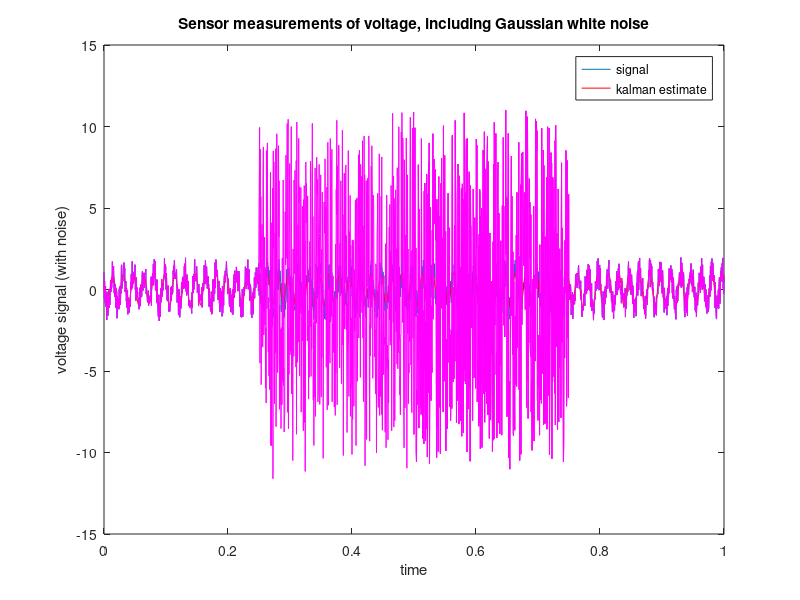

This chart was generated by the following MATLAB code:
%% Parameters to set

% sampling frequency
samplingFreq = 2; %kilohertz -> sample 1,000 times per second

% stop time (decide when to end the simulation)
stopTime = 1; %seconds

% wave frequency
freq = 60; %hertz

% wave amplitude
amplitude = 1; %volts % TODO do I need to calculate the A* and Ao?  Unsure what they are
% VERIFIED amplitude is okay, all it does is change the height (duh)
% doesn't change anything about the freq of the sine wave
% SO probably not a huge deal

% phase
phase = 1; % TODO they didn't provide this in the experimental setup...just assume it is 1? 0?

% random noise attack?
randNoiseAttack = true;

%% Calculate timesteps

% convert freq to use seconds
samplingFreq = samplingFreq*1000;

% timestep size
dt = 1/samplingFreq;

% generate all timesteps for the sim aka when each sampling event will
% occur
t = (0:dt:stopTime);

%% Generate measurements

% generate a randomized measurement for each timestep
y = zeros(1,size(t,2));
for idx = 1:size(t,2)
    timeNow = t(idx);
    C = [cos(2*pi*freq*timeNow) -sin(2*pi*freq*timeNow)];
    x1 = amplitude*cos(phase); 
    x2 = amplitude*sin(phase);
%     x1 = 1;
%     x2 = 1;
    x = [x1 ; x2];
    lower = -1;
    upper = 1;
    randomNum = lower+(upper-lower)*rand(1,1);
    v = randomNum; % TODO this should be Gaussian, but just make it a random num for now
%     v = 0;
    y(idx) = C*x + v;
end
figure()
plot(t,y)
xlabel('time')
ylabel('voltage signal (with noise)')
title('Sensor measurements of voltage, including Gaussian white noise')


%% Initialize state

% these nums are given in the paper
x1 = 0;
x2 = 0;
x = [x1 ; x2];
P = eye(2);

%% Time loop

% TODO what is this called
A = eye(2); % defined in paper to always be this value

% process noise covariance matrix
Q = zeros(2,2); % TODO set values for this

% measurement noise covariance matrix
R = 1; % TODO set values for this

if randNoiseAttack
    lower = -10;
    upper = 10;
    randomNums = lower+(upper-lower)*rand(size(t,2),1);
    beginAttack = 500;
    endAttack = 1501;
    randomNums(1:beginAttack-1) = 0;
%     randomNums(1001:1500) = keep
    randomNums(endAttack:end) = 0;
else
    randomNums = zeros(size(t,2),1);
end

x_ = [];
for idx = 1:size(t,2)
    timeNow = t(idx);
    % time update
    x = A*x
    x_ = [x_;x];
    P = A*P*A' + Q
    
    % measurement update
    C = [cos(2*pi*freq*timeNow) -sin(2*pi*freq*timeNow)];
    K = P * C' * inv(C*P*C' + R);
    
    x = x + K*(y(idx)+randomNums(idx) - C*x);
    P = P - K*C*P;  
end


%% Analysis
x1_kalman = x_(1:2:end);
x2_kalman = x_(2:2:end);
voltage_kalman = zeros(1,size(t,2));

for idx = 1:size(t,2)
    timeNow = t(idx);
    voltage = x1_kalman(idx)*cos(2*pi*freq*timeNow) - x2_kalman(idx)*sin(2*pi*freq*timeNow);
    voltage_kalman(idx) = voltage;
end

gcf
hold on
plot(t,voltage_kalman,'r')

hold on
lowertime = 1001;
uppertime = 1500;
plot(t(lowertime:uppertime),y(lowertime:uppertime)'+randomNums(lowertime:uppertime), 'm')
plot(t,y+randomNums','m')
legend('signal','kalman estimate')
